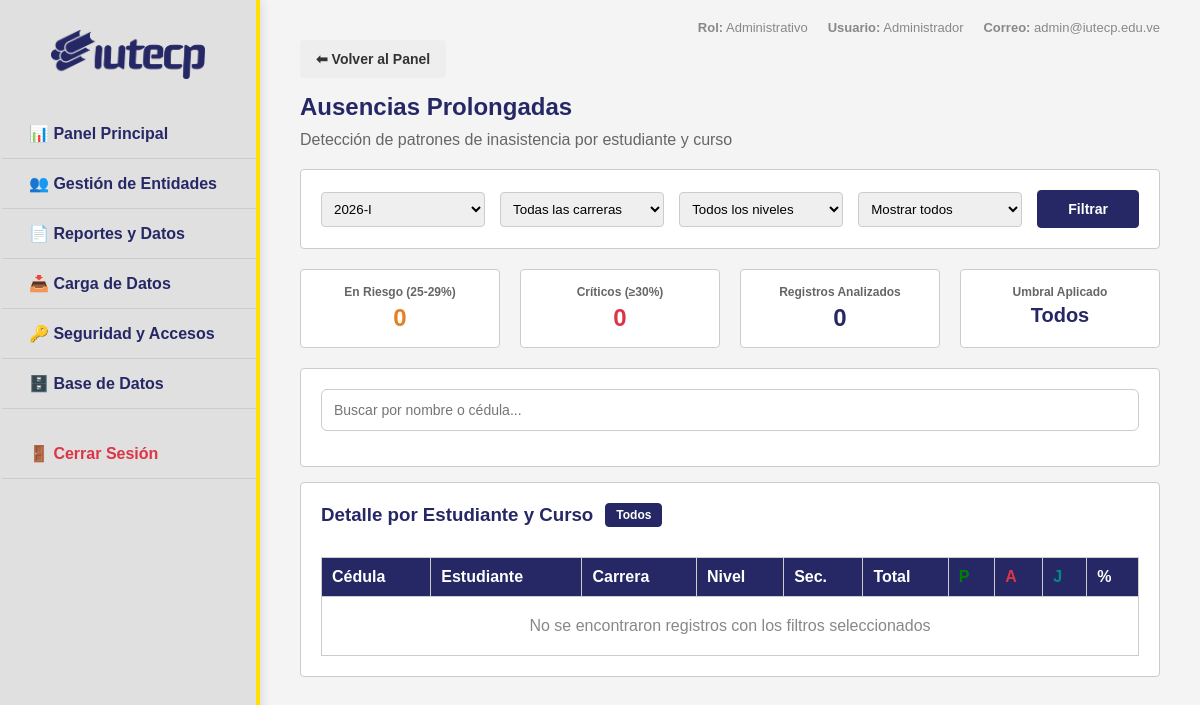
The app's page /admin/ausencias.php?periodo=2026-III (signed in), older data.
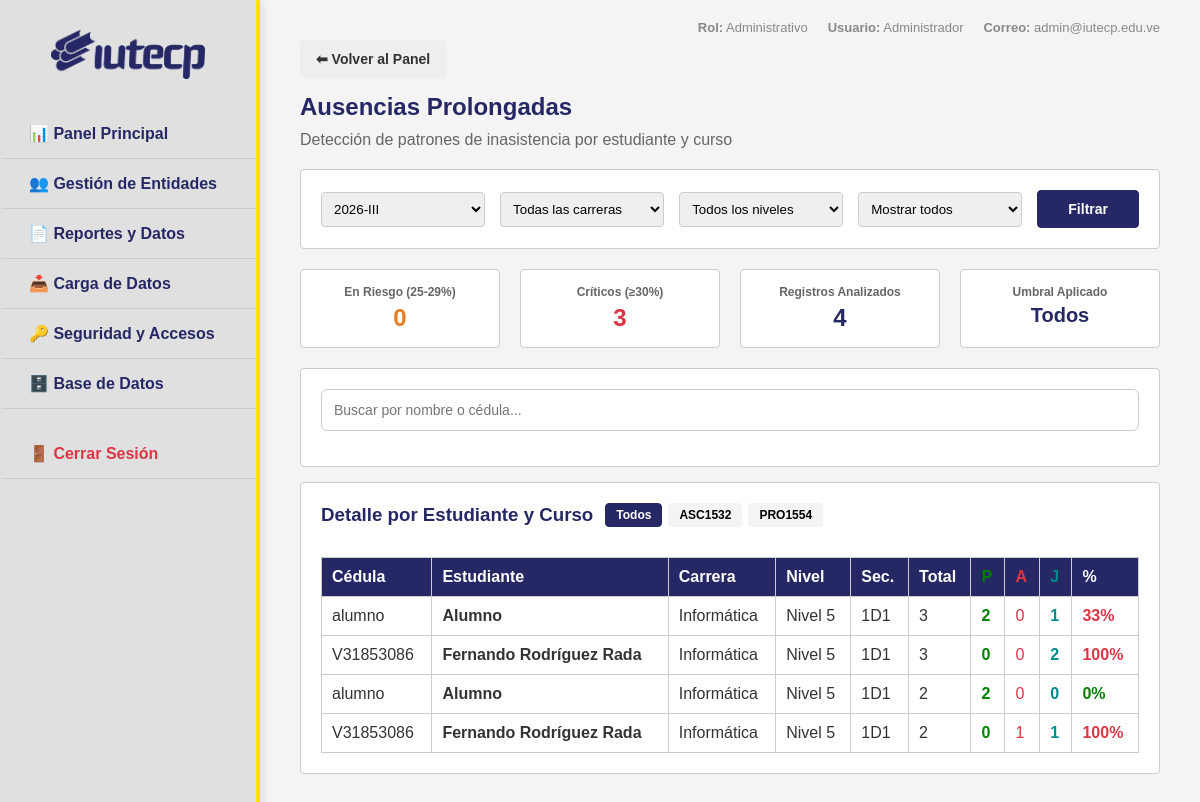
The same page, newer data.
### tables this page shows
CREATE TABLE `inscripciones` (
  `id` int(11) NOT NULL AUTO_INCREMENT,
  `estudiante_id` int(11) NOT NULL,
  `curso_id` int(11) NOT NULL,
  `periodo` varchar(20) NOT NULL,
  `estatus` enum('Activa','Retirada') DEFAULT 'Activa',
  PRIMARY KEY (`id`),
  UNIQUE KEY `unique_inscripcion` (`estudiante_id`,`curso_id`,`periodo`),
  KEY `curso_id` (`curso_id`),
  CONSTRAINT `inscripciones_ibfk_1` FOREIGN KEY (`estudiante_id`) REFERENCES `usuarios` (`id`),
  CONSTRAINT `inscripciones_ibfk_2` FOREIGN KEY (`curso_id`) REFERENCES `cursos` (`id`)
);

CREATE TABLE `usuarios` (
  `id` int(11) NOT NULL AUTO_INCREMENT,
  `cedula` varchar(20) NOT NULL,
  `username` varchar(50) DEFAULT NULL,
  `nombre_completo` varchar(255) NOT NULL,
  `email` varchar(255) DEFAULT NULL,
  `carrera_id` int(11) DEFAULT NULL,
  `telefono` varchar(20) DEFAULT NULL,
  `rol` enum('admin','profesor','estudiante') NOT NULL DEFAULT 'estudiante',
  `password_hash` varchar(255) NOT NULL,
  `password_temporal` tinyint(1) DEFAULT 1,
  `activo` tinyint(1) DEFAULT 1,
  `es_nuevo_ingreso` tinyint(1) DEFAULT 0,
  `creado_por` int(11) DEFAULT NULL,
  `created_at` timestamp NULL DEFAULT current_timestamp(),
  `updated_at` timestamp NULL DEFAULT current_timestamp() ON UPDATE current_timestamp(),
  PRIMARY KEY (`id`),
  UNIQUE KEY `cedula` (`cedula`),
  UNIQUE KEY `username` (`username`),
  KEY `creado_por` (`creado_por`),
  KEY `carrera_id` (`carrera_id`),
  CONSTRAINT `usuarios_ibfk_1` FOREIGN KEY (`creado_por`) REFERENCES `usuarios` (`id`),
  CONSTRAINT `usuarios_ibfk_2` FOREIGN KEY (`carrera_id`) REFERENCES `carreras` (`id`)
);

CREATE TABLE `carreras` (
  `id` int(11) NOT NULL AUTO_INCREMENT,
  `nombre` varchar(255) NOT NULL,
  `nivel` varchar(50) NOT NULL,
  `codigo` varchar(20) DEFAULT NULL,
  `tipo_periodo` enum('Trimestre','Cuatrimestre') NOT NULL DEFAULT 'Cuatrimestre',
  PRIMARY KEY (`id`)
);

CREATE TABLE `cursos` (
  `id` int(11) NOT NULL AUTO_INCREMENT,
  `nombre` varchar(255) NOT NULL,
  `codigo` varchar(50) DEFAULT NULL,
  `carrera_id` int(11) DEFAULT NULL,
  `profesor_id` int(11) DEFAULT NULL,
  `aula` varchar(100) DEFAULT NULL,
  `seccion` varchar(20) DEFAULT NULL,
  `horario` varchar(100) DEFAULT NULL,
  `trayecto` int(11) NOT NULL DEFAULT 1,
  `creditos` int(11) NOT NULL DEFAULT 0,
  `tipo` enum('Obligatoria','Electiva') NOT NULL DEFAULT 'Obligatoria',
  `activo` tinyint(1) DEFAULT 1,
  `created_at` timestamp NULL DEFAULT current_timestamp(),
  PRIMARY KEY (`id`),
  KEY `profesor_id` (`profesor_id`),
  KEY `carrera_id` (`carrera_id`),
  CONSTRAINT `cursos_ibfk_1` FOREIGN KEY (`profesor_id`) REFERENCES `usuarios` (`id`),
  CONSTRAINT `cursos_ibfk_2` FOREIGN KEY (`carrera_id`) REFERENCES `carreras` (`id`)
);

### admin/ausencias.php (the view, shortened to what the changed rows need)
<?php
global $pdo;
$periodo_actual = date('Y') . '-II';
$filtro_periodo = $_GET['periodo'] ?? $periodo_actual;
$filtro_min_pct = (int)($_GET['min_pct'] ?? 0);
$where = [];
$params = [$filtro_periodo];
$where[] = "i.periodo = ?";
$where_sql = implode(" AND ", $where);
$stmt = $pdo->prepare("
    SELECT
        u.cedula,
        u.nombre_completo as estudiante,
        ca.nombre as carrera,
        c.nombre as curso,
        c.codigo,
        c.seccion,
        c.trayecto,
        i.estudiante_id,
        i.id as insc_id,
        COUNT(a.id) as total_sesiones,
        SUM(CASE WHEN a.estado = 'presente' THEN 1 ELSE 0 END) as presentes,
        SUM(CASE WHEN a.estado = 'ausente' THEN 1 ELSE 0 END) as ausencias,
        SUM(CASE WHEN a.estado = 'justificado' THEN 1 ELSE 0 END) as justificados,
        ROUND((SUM(CASE WHEN a.estado != 'presente' THEN 1 ELSE 0 END) / COUNT(a.id)) * 100) as pct_ausencia
    FROM inscripciones i
    JOIN usuarios u ON i.estudiante_id = u.id
    JOIN carreras ca ON u.carrera_id = ca.id
    JOIN cursos c ON i.curso_id = c.id
    LEFT JOIN asistencias a ON a.inscripcion_id = i.id
    WHERE $where_sql
    GROUP BY i.estudiante_id, i.curso_id, i.id
    HAVING COUNT(a.id) > 0 AND pct_ausencia >= ?
    ORDER BY ca.nombre, c.trayecto, c.nombre, u.nombre_completo
");
$stmt->execute(array_merge($params, [$filtro_min_pct]));
$rows = $stmt->fetchAll();
$just_map = [];
if (!empty($rows)) {
    $insc_ids = array_column($rows, 'insc_id');
    $placeholders = implode(',', array_fill(0, count($insc_ids), '?'));
    $st = $pdo->prepare("SELECT a.inscripcion_id, a.fecha, a.justificacion, c.nombre as curso, c.codigo, c.seccion FROM asistencias a JOIN inscripciones i ON i.id = a.inscripcion_id JOIN cursos c ON c.id = i.curso_id WHERE a.inscripcion_id IN ($placeholders) AND a.justificacion IS NOT NULL AND a.justificacion != '' ORDER BY a.fecha");
    $st->execute($insc_ids);
    while ($j = $st->fetch()) {
        $just_map[$j['inscripcion_id']][] = ['f' => $j['fecha'], 't' => $j['justificacion'], 'm' => $j['curso'] . ' (' . $j['codigo'] . ')', 's' => $j['seccion']];
    }
}
$cursos_lista = [];
foreach ($rows as $r) {
    $cursos_lista[$r['codigo']] = ['nombre' => $r['curso'], 'codigo' => $r['codigo']];
}
ksort($cursos_lista);
require_once __DIR__ . '/includes/header.php';
?>
<div id="admin-dashboard">
    <h2 style="color:var(--primary);margin-bottom:10px">Ausencias Prolongadas</h2>
    <div class="card" style="margin-bottom:20px">
        <form method="get" class="filters" onkeydown="if(event.key==='Enter'){event.preventDefault();this.querySelector('button[type=submit]').click()}">
            <select name="periodo">
                <?php
                $periodos = $pdo->query("SELECT DISTINCT periodo FROM inscripciones ORDER BY periodo DESC")->fetchAll(PDO::FETCH_COLUMN);
                foreach ($periodos as $p):
                ?>
                <option value="<?= htmlspecialchars($p) ?>" <?= $filtro_periodo === $p ? 'selected' : '' ?>><?= htmlspecialchars($p) ?></option>
                <?php endforeach; ?>
            </select>
            <select name="carrera">
                <option value="">Todas las carreras</option>
            </select>
            <select name="nivel">
                <option value="0">Todos los niveles</option>
            </select>
            <select name="min_pct">
                <option value="0" <?= $filtro_min_pct === 0 ? 'selected' : '' ?>>Mostrar todos</option>
            </select>
            <button type="submit" class="btn btn-primary">Filtrar</button>
        </form>
    </div>
    <?php
    $en_riesgo = 0;
    $criticos = 0;
    foreach ($rows as $r) {
        if ((int)$r['pct_ausencia'] >= 30) $criticos++;
        elseif ((int)$r['pct_ausencia'] >= 25) $en_riesgo++;
    }
    ?>
    <div class="dashboard-cards" style="margin-bottom:20px">
        <div class="card" style="text-align:center;padding:15px">
            <p style="font-size:12px;color:#666;font-weight:bold">Críticos (≥30%)</p>
            <p style="font-size:24px;color:#dc3545;font-weight:bold;margin-top:5px"><?= $criticos ?></p>
        </div>
        <div class="card" style="text-align:center;padding:15px">
            <p style="font-size:12px;color:#666;font-weight:bold">Registros Analizados</p>
            <p style="font-size:24px;color:var(--primary);font-weight:bold;margin-top:5px"><?= count($rows) ?></p>
        </div>
    </div>
    <div class="card">
        <div style="display:flex;align-items:center;gap:12px;flex-wrap:wrap;margin-bottom:15px;">
            <div id="curso-chips" style="display:flex;gap:6px;flex-wrap:wrap;">
                <button class="btn btn-primary" style="padding:4px 10px;font-size:12px;" onclick="filtrarCurso('')">Todos</button>
                <?php foreach ($cursos_lista as $c): ?>
                <button class="btn" style="padding:4px 10px;font-size:12px;background:var(--bg-light);" data-codigo="<?= htmlspecialchars($c['codigo']) ?>" onclick="filtrarCurso('<?= htmlspecialchars($c['codigo']) ?>')"><?= htmlspecialchars($c['codigo']) ?></button>
                <?php endforeach; ?>
            </div>
        </div>
        <div style="overflow-x:auto">
            <table>
                <thead>
                    <tr>
                        <th>Cédula</th>
                        <th>Estudiante</th>
                        <th>Carrera</th>
                        <th>Nivel</th>
                        <th>Sec.</th>
                        <th>Total</th>
                        <th style="color:green">P</th>
                        <th style="color:#dc3545">A</th>
                        <th style="color:#008b8b">J</th>
                        <th>%</th>
                    </tr>
                </thead>
                <tbody>
                    <?php if (count($rows) === 0): ?>
                    <tr><td colspan="10" style="text-align:center;color:#888;padding:20px">No se encontraron registros con los filtros seleccionados</td></tr>
                    <?php else: ?>
                    <?php foreach ($rows as $r):
                        $pct = (int)$r['pct_ausencia'];
                        $color = $pct >= 30 ? '#dc3545' : ($pct >= 25 ? '#e67e22' : 'green');
                        $justs = $just_map[$r['insc_id']] ?? [];
                    ?>
                    <tr class="ausencia-row" data-nombre="<?= htmlspecialchars($r['estudiante'])?>" data-cedula="<?= htmlspecialchars($r['cedula'])?>" data-curso="<?= htmlspecialchars($r['codigo'])?>">
                        <td><?= htmlspecialchars($r['cedula']) ?></td>
                        <td style="font-weight:bold"><?= htmlspecialchars($r['estudiante']) ?></td>
                        <td><?= htmlspecialchars($r['carrera']) ?></td>
                        <td>Nivel <?= (int)$r['trayecto'] ?></td>
                        <td><?= htmlspecialchars($r['seccion']) ?></td>
                        <td><?= $r['total_sesiones'] ?></td>
                        <td style="color:green;font-weight:bold"><?= $r['presentes'] ?></td>
                        <td style="color:#dc3545"><?= $r['ausencias'] ?></td>
                        <td style="cursor:pointer;color:#008b8b;font-weight:bold" onclick='abrirJustAdmin(<?= json_encode($justs) ?>)'><?= $r['justificados'] ?></td>
                        <td style="color:<?= $color ?>;font-weight:bold"><?= $pct ?>%</td>
                    </tr>
                    <?php endforeach; ?>
                    <?php endif; ?>
                </tbody>
            </table>
        </div>
    </div>
</div>
<?php require_once __DIR__ . '/includes/footer.php'; ?>

Row changes from the older to the newer data that the page shows:
added inscripciones: estudiante.cedula "alumno", estudiante.nombre_completo "Alumno", carreras.nombre "Informática", curso.trayecto "5", curso.seccion "1D1", total_sesiones "3", presentes "2", ausencias "0", justificados "1", pct "33"
added inscripciones: estudiante.cedula "V31853086", estudiante.nombre_completo "Fernando Rodríguez Rada", carreras.nombre "Informática", curso.trayecto "5", curso.seccion "1D1", total_sesiones "3", presentes "0", ausencias "0", justificados "2", pct "100"
added inscripciones: estudiante.cedula "alumno", estudiante.nombre_completo "Alumno", carreras.nombre "Informática", curso.trayecto "5", curso.seccion "1D1", total_sesiones "2", presentes "2", ausencias "0", justificados "0", pct "0"
added inscripciones: estudiante.cedula "V31853086", estudiante.nombre_completo "Fernando Rodríguez Rada", carreras.nombre "Informática", curso.trayecto "5", curso.seccion "1D1", total_sesiones "2", presentes "0", ausencias "1", justificados "1", pct "100"
Text that changed along with them:
form field periodo: "2026-I" → "2026-III"
$criticos: "0" → "3"
count($rows): "0" → "4"
new list line: "ASC1532"
new list line: "PRO1554"
text no longer shown: "No se encontraron registros con los filtros seleccionados"
